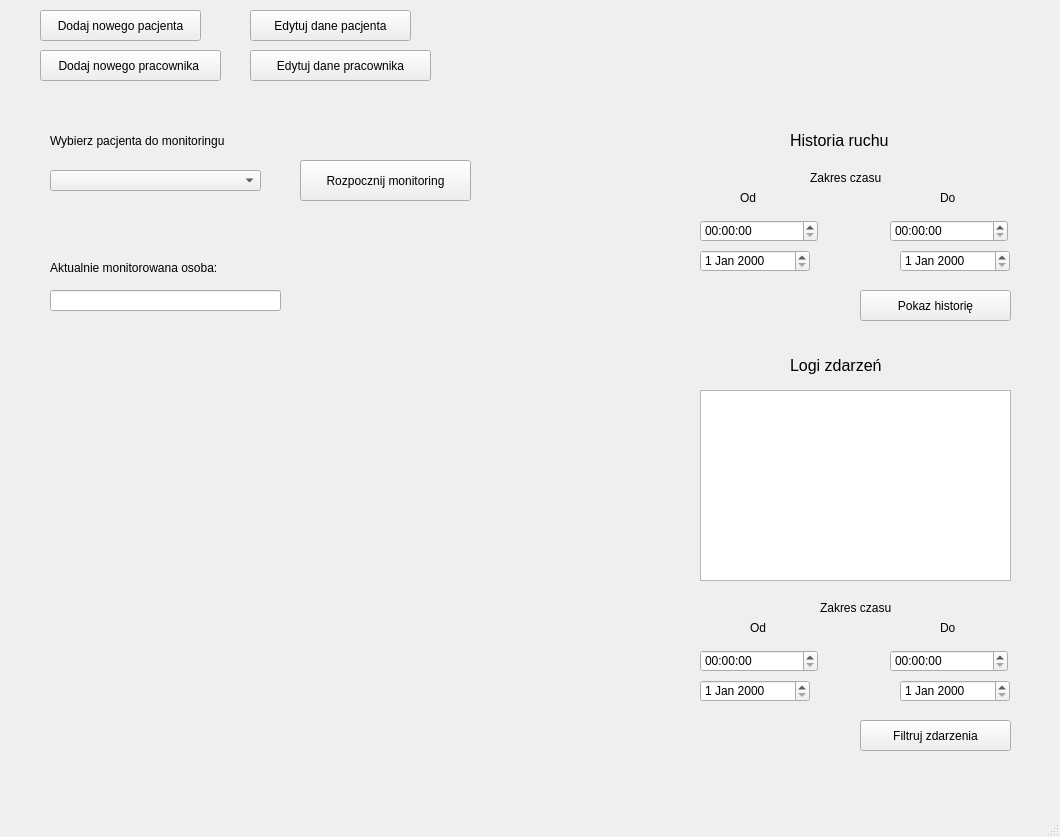
<?xml version="1.0" encoding="UTF-8"?>
<ui version="4.0">
 <class>MainWindow</class>
 <widget class="QMainWindow" name="MainWindow">
  <property name="geometry">
   <rect>
    <x>0</x>
    <y>0</y>
    <width>1060</width>
    <height>837</height>
   </rect>
  </property>
  <property name="windowTitle">
   <string>MainWindow</string>
  </property>
  <widget class="QWidget" name="centralwidget">
   <widget class="QDateEdit" name="historyDateFrom">
    <property name="geometry">
     <rect>
      <x>700</x>
      <y>250</y>
      <width>110</width>
      <height>22</height>
     </rect>
    </property>
   </widget>
   <widget class="QTimeEdit" name="historyTimeFrom">
    <property name="geometry">
     <rect>
      <x>700</x>
      <y>220</y>
      <width>118</width>
      <height>22</height>
     </rect>
    </property>
   </widget>
   <widget class="QTimeEdit" name="historyTimeTo">
    <property name="geometry">
     <rect>
      <x>890</x>
      <y>220</y>
      <width>118</width>
      <height>22</height>
     </rect>
    </property>
   </widget>
   <widget class="QDateEdit" name="historyDateTo">
    <property name="geometry">
     <rect>
      <x>900</x>
      <y>250</y>
      <width>110</width>
      <height>22</height>
     </rect>
    </property>
   </widget>
   <widget class="QPushButton" name="showHistoryButton">
    <property name="geometry">
     <rect>
      <x>860</x>
      <y>290</y>
      <width>151</width>
      <height>31</height>
     </rect>
    </property>
    <property name="text">
     <string>Pokaz historię</string>
    </property>
   </widget>
   <widget class="QPushButton" name="newPatientButton">
    <property name="geometry">
     <rect>
      <x>40</x>
      <y>10</y>
      <width>161</width>
      <height>31</height>
     </rect>
    </property>
    <property name="text">
     <string>Dodaj nowego pacjenta</string>
    </property>
   </widget>
   <widget class="QComboBox" name="choosePatientBox">
    <property name="geometry">
     <rect>
      <x>50</x>
      <y>170</y>
      <width>211</width>
      <height>21</height>
     </rect>
    </property>
   </widget>
   <widget class="QLabel" name="choosePatientLabel">
    <property name="geometry">
     <rect>
      <x>50</x>
      <y>130</y>
      <width>191</width>
      <height>21</height>
     </rect>
    </property>
    <property name="text">
     <string>Wybierz pacjenta do monitoringu</string>
    </property>
   </widget>
   <widget class="QLabel" name="historyLabel">
    <property name="geometry">
     <rect>
      <x>790</x>
      <y>130</y>
      <width>131</width>
      <height>21</height>
     </rect>
    </property>
    <property name="font">
     <font>
      <pointsize>12</pointsize>
     </font>
    </property>
    <property name="text">
     <string>Historia ruchu</string>
    </property>
   </widget>
   <widget class="QPushButton" name="startWatchingButton">
    <property name="geometry">
     <rect>
      <x>300</x>
      <y>160</y>
      <width>171</width>
      <height>41</height>
     </rect>
    </property>
    <property name="text">
     <string>Rozpocznij monitoring</string>
    </property>
   </widget>
   <widget class="QPushButton" name="editPatientButton">
    <property name="geometry">
     <rect>
      <x>250</x>
      <y>10</y>
      <width>161</width>
      <height>31</height>
     </rect>
    </property>
    <property name="text">
     <string>Edytuj dane pacjenta</string>
    </property>
   </widget>
   <widget class="QPushButton" name="newEmpButton">
    <property name="geometry">
     <rect>
      <x>40</x>
      <y>50</y>
      <width>181</width>
      <height>31</height>
     </rect>
    </property>
    <property name="text">
     <string>Dodaj nowego pracownika </string>
    </property>
   </widget>
   <widget class="QPushButton" name="editEmpButton">
    <property name="geometry">
     <rect>
      <x>250</x>
      <y>50</y>
      <width>181</width>
      <height>31</height>
     </rect>
    </property>
    <property name="text">
     <string>Edytuj dane pracownika</string>
    </property>
   </widget>
   <widget class="QListView" name="listView">
    <property name="geometry">
     <rect>
      <x>700</x>
      <y>390</y>
      <width>311</width>
      <height>191</height>
     </rect>
    </property>
   </widget>
   <widget class="QLabel" name="logsLabel">
    <property name="geometry">
     <rect>
      <x>790</x>
      <y>350</y>
      <width>131</width>
      <height>31</height>
     </rect>
    </property>
    <property name="font">
     <font>
      <pointsize>12</pointsize>
     </font>
    </property>
    <property name="text">
     <string>Logi zdarzeń</string>
    </property>
   </widget>
   <widget class="QLabel" name="label_6">
    <property name="geometry">
     <rect>
      <x>750</x>
      <y>620</y>
      <width>16</width>
      <height>16</height>
     </rect>
    </property>
    <property name="text">
     <string>Od</string>
    </property>
   </widget>
   <widget class="QTimeEdit" name="timeEdit_3">
    <property name="geometry">
     <rect>
      <x>890</x>
      <y>650</y>
      <width>118</width>
      <height>22</height>
     </rect>
    </property>
   </widget>
   <widget class="QTimeEdit" name="timeEdit_4">
    <property name="geometry">
     <rect>
      <x>700</x>
      <y>650</y>
      <width>118</width>
      <height>22</height>
     </rect>
    </property>
   </widget>
   <widget class="QDateEdit" name="dateEdit_3">
    <property name="geometry">
     <rect>
      <x>900</x>
      <y>680</y>
      <width>110</width>
      <height>22</height>
     </rect>
    </property>
   </widget>
   <widget class="QLabel" name="label_7">
    <property name="geometry">
     <rect>
      <x>940</x>
      <y>620</y>
      <width>21</width>
      <height>16</height>
     </rect>
    </property>
    <property name="text">
     <string>Do</string>
    </property>
   </widget>
   <widget class="QDateEdit" name="dateEdit_4">
    <property name="geometry">
     <rect>
      <x>700</x>
      <y>680</y>
      <width>110</width>
      <height>22</height>
     </rect>
    </property>
   </widget>
   <widget class="QPushButton" name="showEventsButton">
    <property name="geometry">
     <rect>
      <x>860</x>
      <y>720</y>
      <width>151</width>
      <height>31</height>
     </rect>
    </property>
    <property name="text">
     <string>Filtruj zdarzenia</string>
    </property>
   </widget>
   <widget class="QLabel" name="label_8">
    <property name="geometry">
     <rect>
      <x>820</x>
      <y>600</y>
      <width>81</width>
      <height>16</height>
     </rect>
    </property>
    <property name="text">
     <string>Zakres czasu</string>
    </property>
   </widget>
   <widget class="QLabel" name="label_9">
    <property name="geometry">
     <rect>
      <x>740</x>
      <y>190</y>
      <width>16</width>
      <height>16</height>
     </rect>
    </property>
    <property name="text">
     <string>Od</string>
    </property>
   </widget>
   <widget class="QLabel" name="label_10">
    <property name="geometry">
     <rect>
      <x>940</x>
      <y>190</y>
      <width>21</width>
      <height>16</height>
     </rect>
    </property>
    <property name="text">
     <string>Do</string>
    </property>
   </widget>
   <widget class="QLabel" name="label_11">
    <property name="geometry">
     <rect>
      <x>810</x>
      <y>170</y>
      <width>81</width>
      <height>16</height>
     </rect>
    </property>
    <property name="text">
     <string>Zakres czasu</string>
    </property>
   </widget>
   <widget class="QLineEdit" name="currentPersonLine">
    <property name="geometry">
     <rect>
      <x>50</x>
      <y>290</y>
      <width>231</width>
      <height>21</height>
     </rect>
    </property>
   </widget>
   <widget class="QLabel" name="currentPersonLabel">
    <property name="geometry">
     <rect>
      <x>50</x>
      <y>260</y>
      <width>191</width>
      <height>16</height>
     </rect>
    </property>
    <property name="text">
     <string>Aktualnie monitorowana osoba:</string>
    </property>
   </widget>
  </widget>
  <widget class="QMenuBar" name="menubar">
   <property name="geometry">
    <rect>
     <x>0</x>
     <y>0</y>
     <width>1060</width>
     <height>26</height>
    </rect>
   </property>
  </widget>
  <widget class="QStatusBar" name="statusbar"/>
 </widget>
 <resources/>
 <connections/>
</ui>
